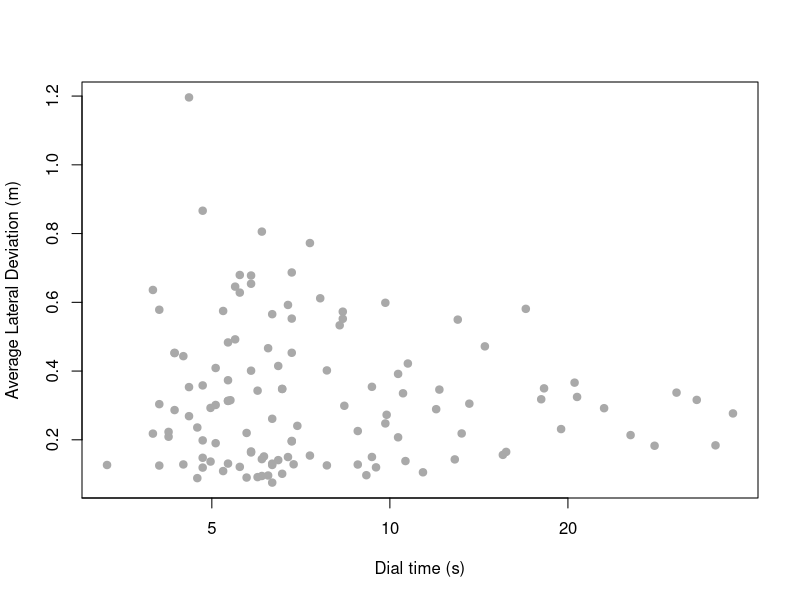

The R source for this figure:
## Cognitive Model of dialing while driving task for multiple phone number representations
## Developed by Christian P. Janssen of Utrecht University
## This model is described in more detail in Janssen & Brumby (2010, Cognitive Science)
## However, the model is meant as an exercise in class, so not all components are included (specifically: the part that explores *all* strategies)
## If you use this model, please cite the paper: Janssen, C. P., & Brumby, D. P. (2010). Strategic Adaptation to Performance Objectives in a Dual‐Task Setting. Cognitive Science, 34(8), 1548–1560. http://doi.org/10.1111/j.1551-6709.2010.01124.x

## for questions, please contact Christian P. Janssen: c.p.janssen@uu.nl
## www.cpjanssen.nl


require(gtools)




##global parameters


### parameters related to steering
steeringTimeOptions <- c(1,2,3,4,5,6,7,8,9,10,11,12)    #list op options for how many steering corrections can be made each time that attention is paid to steering (of steeringUpdateTime sec each) (this influences the strategy alternatives)
steeringUpdateTime <- 250    #in milliseconds
startingPositionInLane <- 0.27 			#assume that car starts already away from lane centre (in meters)


#parameters for deviations in car drift due the simulator environment: See Janssen & Brumby (2010) page 1555
gaussDeviateMean <- 0
#gaussDeviateSD <- 0.13 #original value
gaussDeviateSD <- 0.06 #value calculated in 2E


#When the car is actively contorlled, we calculate a value using equation (1) in Janssen & Brumby (2010). However, some noise is added on top of this equation to account for variation in human behavior. See Janssen & Brumby (2010) page 1555. Also see function "updateSteering" on how this function is used
gaussDriveNoiseMean <- 0
gaussDriveNoiseSD <- 0.1	#in meter/sec

timeStepPerDriftUpdate <- 50 ### msec: what is the time interval between two updates of lateral position?


maxLateralVelocity <- 1.7	#maximum lateral velocity: what is the maximum that you can steer?
minLateralVelocity <- -1* maxLateralVelocity

startvelocity <- 0 	#a global parameter used to store the lateral velocity of the car


### all times in milliseconds

## times for dialing
#singleTaskKeyPressTimes <- c(400,400,400,400,400,400,400,400,400,400,400)   #digit times needed per keypress at that specific position (note: normalized for chunk retrieval time at digits 1 and 6 --- a retrieval cost would come on top of this)
singleTaskKeyPressTimes <- c(275, 275, 275, 275, 275, 275, 275, 275, 275, 275, 275) #new value, rounded from 274.0924

digitTypeUK <- c("chunk","oth","oth","oth","oth","chunk","oth","oth","oth","oth","oth")  ### is each digit either the start of a chunk or some other digit?


#### parameters related to task switching: see Janssen & Brumby page 1556
chunkRetrievalTime <- 100    ## extra time needed to retrieve first digit of a chunk (100 msec in Janssen & Brumby 2010). This time cost is ALWAYS incurred
stateInformationRetrievalTime <- 100 #time required to retrieved state information if the FIRST digit of a sequence of keypresses is not at chunk boundary (100 in Janssen & Brumby paper). This cost is only incurred when you switch at a position that differs from the chunk boundary
switchCost <- 200      ### Janssen & Brumby 2010: time needed when you switch back to dialing after driving (always incurred when switching)

####### startTime <- 500 	#msec; time before starting to retrieve digit after start of trial (i.e., after car has been driven for a while)


simpleSetOfStrategyVariations <- TRUE		#set to true if only steeringTimeOptions in the form {2,2,2,2,2}, {4,4,4,4,4},etc are used and not {2,4,2,2,4},etc. That is: if a consistent number of digits is dialed each moment when attention is paid to dialing.

giveDetailedOuput <- FALSE  ## how detailed is the output; at the individual keypress level, or average per trial?


### use this function to analyze the human data if you want to
analysisOfHumanData <- function()
{
	### load the relevant data files
	
	
	### calculate the necessary averages and SDs
	

	
}




##new function
runOneTrial <- function(strategy,nrSteeringUpdates,normalPhoneStructure,phoneStringLength,phoneNumber)   #### strategy stores where participant interleaves
{
	
	#first make vector variables to store detailed output of the model. Note that each vector has a starting value
	times <- c(0)  
	events <- c("none")  ### events will log what happens, for example a keypress or nothing at all ("none"). Later these can be used to filter out specific events
	drifts <- c(startingPositionInLane)   ### where does the car start in the lane? At the start of a trial at the startingPositionInLan position
	newVelocity <- startvelocity         ### what is the start velocity of the car?
	
	
	##calculate basic dialing times, to be used later
	dialTimes <- singleTaskKeyPressTimes  ##if there is no interleaving, this is the single-task interkeypress interval time
	
	### at chunk positions: add a chunk retrieval cost time to the dial times, as (assumption) this is a time where you are not paying attention to the driving
	for (chunkPosition in normalPhoneStructure)
	{
		dialTimes[chunkPosition] <- dialTimes[chunkPosition] + chunkRetrievalTime
		print(chunkPosition)
		
	}	
	print(dialTimes)
		
	### now go through the various numbers
	for (digitindex in 1:length(dialTimes))
	{

		### determine dial time, so additional costs can be added later
		locDialTime <- dialTimes[digitindex]
			
			
		if (length(which(strategy== digitindex)))  ### if this is a position where you switch, then switch
		{
			## experience switch cost
			time <- switchCost          #switching between dialing & driving
			times <- updateTimestampslist(times, time)   #### Run a function that determines at what time points a drift update is made. Note that for the first digit, "times" only contains the value 0
			driftOutput <- calculateLaneDrift(drifts[length(drifts)], newVelocity, time)   ### now also calculate the drift for these time intervals
			newVelocity <- driftOutput[1]  ## determine the new velocity
			drifts <- c(drifts,driftOutput[2:length(driftOutput)])   ### add these drifts to the table
			events <- c(events,rep("switch1",(length(driftOutput)-1)))  ### also update the events
			
			### after switching you perform corrective driving. For this we use the "updateSteering" function
			lastDrift <- drifts[length(drifts)]
			steerOutput <- updateSteering(newVelocity,nrSteeringUpdates,lastDrift)
			newVelocity <- steerOutput[1]
			drifts <- c(drifts,steerOutput[2:length(steerOutput)])
			events <- c(events,rep("steer",(length(steerOutput)-1)))
			times <- updateTimestampslist(times,(nrSteeringUpdates* steeringUpdateTime))
			

				
			### now switch back to dialing the number (using the drift parameters for distracted driving). First, you incur some time due to switching from driving to dialing
			time <- switchCost          #first: incur a switch cost for switching between dialing to driving
			times <- updateTimestampslist(times, time)
			driftOutput <- calculateLaneDrift(drifts[length(drifts)], newVelocity, time)
			newVelocity <- driftOutput[1]
			drifts <- c(drifts,driftOutput[2:length(driftOutput)])
			events <- c(events,rep("switch2",(length(driftOutput)-1)))
			
			
			
			
			#### if you are NOT switching at a chunk boundary (i.e., at one of the indexes of normalPhoneStructure), then experience additional retrieval cost. This is again time that you are distracted
			if(length(which(normalPhoneStructure == digitindex)) ==0)
			{
				locDialTime <- locDialTime + stateInformationRetrievalTime
			}	
			
			
			
		}
	
		##now calculate drift for typing a digit (NOTE: this is always done for every digit that is typed, regardless of whether you were retrieving a chunk or not)
		time <- locDialTime
		times <- updateTimestampslist(times, time)
		driftOutput <- calculateLaneDrift(drifts[length(drifts)], newVelocity, time)
		newVelocity <- driftOutput[1]
		drifts <- c(drifts,driftOutput[2:length(driftOutput)])
		events <- c(events,rep("none",(length(driftOutput)-2)))
		events <- c(events,"keypress")
		

		
	}  #end for digit index

	
	table <- data.frame(times,events,drifts)
	
	#with(table[table$events == "keypress",],plot(times,drifts,ylim=c(-2,2)))

	table ### return the table

}





#### Main function to run the code. For example: runAllSimpleStrategies(5,"07854325698") will run 5 simulations for each (simple) strategy on the phone number to the right. The default assumption is that the chunk boundary is between the 5th and 6th digit

runAllSimpleStrategies <- function(nrSimulations,phoneNumber)
{
	
	
	normalPhoneStructure <- c(1,6,9)  ### indicate at what digit positions a chunk needs to be retrieved (1st and 6th digit)
	phoneStringLength <- 11   ### how many digits does the number have?
	

	### vectors that will contain output of the simulation. These are later used to create 1 table with all values
	keypresses <- c()
	times <- c()
	deviations <- c()
	strats <- c()
	steers <- c()	

	### iterate through all strategies
	## in this simple model we assume that a participant uses a consistent strategy throughout the trial. That is, they only type each time 1 digit, or type 2 digits at a time, or type 3 digits at a time (i.e., all possible ways of 1:phoneStringLength: 1, 2,3,4, ...11)
	for (nrDigitsPerTime in 1: phoneStringLength)
	{
		## quick way of calculating positions to interleave: repeat strategy & multiply with position in vector (e.g., 333*123 = 369 this means: you interleave BEFORE every 3rd digit (333), and there are 3 positions to interleave (1st, 2nd, 3rd, or 123). Therefore you interleave BEFORE digits 3 (3*1), 6 (3*2), and 9 (3*3))
		
		if (nrDigitsPerTime != 11)
		{
			strategy <- rep(nrDigitsPerTime ,floor(phoneStringLength/nrDigitsPerTime))  ### stores at which positions the number is interleaved
			print("prima")
			print(strategy)
			positions <- 1:length(strategy)
			strategy <- strategy * positions
			print("dopo")
			print(strategy)
			### remove last digit, as driver does not interleave after typing the last digit (they are done with the trial :-)  )
			strategy <- strategy[strategy != phoneStringLength]
		}
		else
		{
			strategy <- c()	
			
		}
		

		locSteerTimeOptions <- steeringTimeOptions
		if (length(strategy) == 0)
		{
			locSteerTimeOptions <- c(0)
		}



		### now run a trial (runOneTrial) for all combinations of how frequently you update the steering when you are steering (locSteerTimeOptions) and for the nuber of simulations that you want to run for each strategy (nrSimulations)
		for (steerTimes in locSteerTimeOptions)
		{
			for (i in 1:nrSimulations)
			{

				### run the simulation and store the output in a table
				locTab <- runOneTrial(strategy, steerTimes,normalPhoneStructure,phoneStringLength,phoneNumber)
	      print(locTab)
				##only look at rows where there is a keypress
				locTab <- locTab[locTab$events == "keypress",]
		
				### add the relevant data points to variables that are stored in a final table
				keypresses <- c(keypresses,1:nrow(locTab))
				times <- c(times,locTab$times)
				deviations <- c(deviations,locTab$drifts)
				strats <- c(strats,rep(nrDigitsPerTime,nrow(locTab)))
				steers <- c(steers,rep(steerTimes,nrow(locTab)))
		
			}
		}#end of for steerTimes	

	}##end of for nr strategies
	
	
	### now make a new table based on all the data that was collected
	tableAllSamples <- data.frame(keypresses,times,deviations,strats,steers)
	
	
	#### In the table we collected data for multiple simulations per strategy. Now we want to know the average performane of each strategy.
	#### These aspects are calculated using the "aggregate" function
	
	
	## calculate average deviation at each keypress (keypresses), for each unique strategy variation (strats and steers)
	agrResults <- with(tableAllSamples,aggregate(deviations,list(keypresses=keypresses, strats= strats, steers= steers),mean))
	agrResults$dev <- agrResults$x
	
	
	### also calculate the time interval
	agrResults$times <- with(tableAllSamples,aggregate(times,list(keypresses=keypresses, strats= strats, steers= steers),mean))$x
		
	
	###now calculate mean drift across the trial
	agrResultsMeanDrift <-  with(agrResults,aggregate(dev,list(strats= strats, steers= steers),mean))
	agrResultsMeanDrift$dev <- agrResultsMeanDrift$x
	
	### and mean trial time
	agrResultsMeanDrift$TrialTime <-  with(agrResults[agrResults$keypresses ==11,],aggregate(times,list( strats= strats, steers= steers),mean))$x	
	
	
	#### make a plot that visualizes all the strategies: note that trial time is divided by 1000 to get the time in seconds
	with(agrResultsMeanDrift,plot(TrialTime/1000,abs(dev),pch=21,bg="dark grey",col="dark grey",log="x",xlab="Dial time (s)",ylab="Average Lateral Deviation (m)"))
	
	
	### give a summary of the data	
	summary(agrResultsMeanDrift$TrialTime)

}









	
### function that generates the points at which car data should be collected (specifically: if you know that a keypress happens after a specific time, then find out at what points a drift update occurs, this depends on the ength of "timeStepPerDriftUpdate" (50 msec by default))	
updateTimestampslist <- function(timestampsList, totalTime)
{
	lastTime <- timestampsList[length(timestampsList)]
	newTimes <- cumsum(c(lastTime,rep(timeStepPerDriftUpdate ,trunc(totalTime/timeStepPerDriftUpdate))))[-1]
		
	timestampsList <- c(timestampsList, newTimes)
		
	if (totalTime%%timeStepPerDriftUpdate > 0)
	{
		newTime <- timestampsList[length(timestampsList)] + totalTime%%timeStepPerDriftUpdate
		timestampsList <- c(timestampsList, newTime)
	}
	timestampsList
	
}
	
	
	
	
	
	
	
	
### This function calculates how much the car drifts during episodes where the driver/model is not actively driving
calculateLaneDrift <- function(startPositionOfDrift, startVelocityOfDrift, driftTimeInMilliSeconds)
{
	laneDriftList <- c()  ### keep a list of lane positions
	#locVelocity <- velocity	#velocity is a global variable
	
	locVelocity <- startVelocityOfDrift
	
	lastLaneDrift <- startPositionOfDrift
	
	
	for (i in 1:(trunc(driftTimeInMilliSeconds/timeStepPerDriftUpdate)))
	{
		locVelocity <- locVelocity + rnorm(1,gaussDeviateMean,gaussDeviateSD)
		
		### make sure velocity is not higher than max
		locVelocity <- velocityCheck(locVelocity)
				
		lastLaneDrift <- lastLaneDrift + locVelocity* timeStepPerDriftUpdate / 1000     #velocity is in m/second
				
		
		
		#laneDriftList <- c(laneDriftList, lastLaneDrift)
		laneDriftList <- c(laneDriftList, abs(lastLaneDrift))    ### only absolute values
		
	}
	

	
	#now do drift for last few milliseconds (using modulo function)
	locVelocity <-locVelocity + rnorm(1,gaussDeviateMean,gaussDeviateSD)
	### make sure velocity is not higher than max
	locVelocity <- velocityCheck(locVelocity)
	
	if (driftTimeInMilliSeconds%% timeStepPerDriftUpdate > 0)
	{
	
		lastLaneDrift <- lastLaneDrift + locVelocity*(driftTimeInMilliSeconds%% timeStepPerDriftUpdate)/1000
		
		
		#laneDriftList <- c(laneDriftList, lastLaneDrift)
		laneDriftList <- c(laneDriftList, abs(lastLaneDrift))  ### only absolute values
		
	}
	#velocity <<- locVelocity
	#laneDrift

	returnValues <- c(locVelocity, laneDriftList) 
	returnValues
}





##calculates if the car is not accelerating more than it should (maxLateralVelocity) or less than it should (minLateralVelocity)
velocityCheck <- function(localVelocity)
{
	localVelocity <- min(localVelocity, maxLateralVelocity)
	localVelocity <- max(localVelocity, minLateralVelocity)
	
	localVelocity
	
}


##calculates if the car is not accelerating more than it should (maxLateralVelocity) or less than it should (minLateralVelocity)  (done for a vector of numbers)
velocityCheckForVectors <- function(velocityVectors)
{
	
	velocityVectors[which(velocityVectors > maxLateralVelocity)] <- maxLateralVelocity
	velocityVectors[which(velocityVectors < minLateralVelocity)] <- minLateralVelocity
	
	velocityVectors
	
}




### this function is used to update the velocity (and in effect lateral lane position) when the driver/model is actively driving
updateSteering <- function(velocity,nrUpdates,startPosLane)
{
	locDrifts <- c()
	
	localVelocity <- velocity
	
	for (steers in 1: nrUpdates)
	{
		localLanePos <- startPosLane
		
		if (steers > 1)
		{
			localLanePos <- locDrifts[length(locDrifts)]
		}
		
		
		### update direction every 250 milliseconds. Following equation (1) in Janssen & Brumby (2010)
		updateVelocity <- 0.2617 * localLanePos ^2 + 0.0233* localLanePos - 0.022  #velocity in meter/sec
		updateVelocity <- updateVelocity + rnorm(1, gaussDriveNoiseMean, gaussDriveNoiseSD)    ### a noise value is added for driving (only done once)
		updateVelocity <- velocityCheck(updateVelocity)
		
		###calculate updates locally (i.e., add some noise to updateVelocity, but do not make it transfer to other values)
		## calculate using cumsum to save computer time :-)

		nrUpdatesOf50Msec <- steeringUpdateTime/timeStepPerDriftUpdate
		velocityVector <- rnorm(nrUpdatesOf50Msec,(updateVelocity + gaussDeviateMean), gaussDeviateSD)
		velocityVector  <- velocityCheckForVectors(velocityVector)

		
		directionUpdates <- -1 * velocityVector * 0.050    ##only driving for 0.050 seconds
		newDrifts <- cumsum(c(localLanePos, directionUpdates))
		newDrifts  <- newDrifts[2:length(newDrifts)]
		
		locDrifts <- c(locDrifts , abs(newDrifts))   #### only absolute values
					
	}
	returnValues <- c(updateVelocity,locDrifts)
}

#my code
#par(mfrow=c(2,3))
#sim1 <- runAllSimpleStrategies(1,"07854325698")
#sim5 <- runAllSimpleStrategies(5,"07854325698")
#sim10 <- runAllSimpleStrategies(10,"07854325698")
#sim50 <- runAllSimpleStrategies(50,"07854325698")
#sim100 <- runAllSimpleStrategies(100,"07854325698")
#sim200 <- runAllSimpleStrategies(200,"07854325698")

#ovviamente aumentando il numero migliora la simulazione, però bisogna tenere conto del tempo,
#secondo noi 200 può iniziare ad essere una buona approssimazione, 
# a 50 si inizia a vedere una linea, che va man mano definendosi con l'aumentare del numero delle simulazioni


#domande
#0 come si calcola il noise ? 
#1 bisogna usare il modello modificato o il modello originale per fare queste calcolazioni?
#2 scrivere una funzione che inserisca dei break all'interno del numero di telefono in modo casuale (ogni volta diverso)


runAllSimpleStrategies(1, 12312345645)

